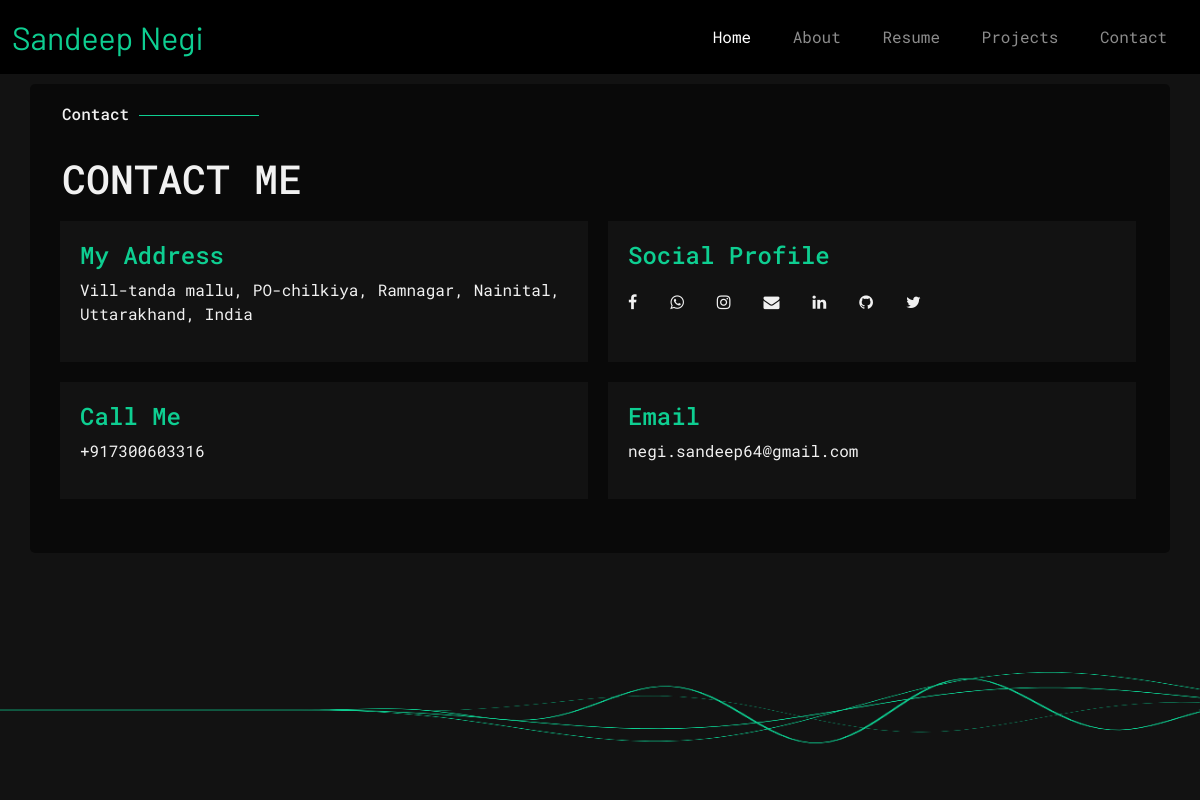
Screenshot of /c/ with the database file from the repository.
### portfolio/models.py (models this page shows, shortened)
class PersonalInformation(models.Model):
    user = models.ForeignKey(User, on_delete=models.CASCADE, related_name='user_personal_info')
    nickname = models.CharField(max_length=255)
    nickname_active = models.BooleanField(default=True)
    profession = models.CharField(max_length=255)
    date_of_birth = models.DateField()
    about = models.TextField()
    address = models.CharField(max_length=100)
    city = models.CharField(max_length=100)
    district = models.CharField(max_length=100)
    state = models.CharField(max_length=100)
    country = models.CharField(max_length=100)
    is_active = models.BooleanField(default=True)
    created_at = models.DateTimeField(auto_now_add=True)
    updated_at = models.DateTimeField(auto_now=True)

class ContactInformation(models.Model):
    user = models.ForeignKey(User, on_delete=models.CASCADE, related_name='user_contact_info')
    contact_type = models.CharField(choices=CONTACT_TYPE,default=WHATSAPP, max_length=20)
    contact_detail = models.CharField(max_length=255)

### portfolio/views.py (the view)
# urls.py: path('c/', contact, name='contact'),
def contact(request, uname='sandeepnegi'):
    user_detail = User.objects.filter(username=uname).values("first_name", 'last_name').first()
    personal_info = PersonalInformation.objects.filter(user__username=uname).values('address','city', 'district', 'state', 'country').first()
    contact_info = ContactInformation.objects.filter(user__username=uname).values()
    context = {
        "uname": uname,
        "user_detail": user_detail,
        "contact_info": contact_info ,
        "personal_info": personal_info
    }
    print(context)
    return render(request, 'portfolio/contact.html', context)

### portfolio/templates/portfolio/contact.html (shortened to what this page needs)
{% extends "portfolio/base.html" %} {% load static %} {% block content %}
{%block style %}
<link
  rel="stylesheet"
  type="text/css"
  media="screen"
  href="{%static 'css/contact.css' %}"
/>
{% endblock style%}
<div class="content-section container">
  <div class="container pb-4">
    <h6>Contact</h6>
    <h1 class="text-uppercase">Contact Me</h1>
    <div class="row">
      <div class="col-md-6 bg-style">
        <h4 class="highlighter">My Address</h4>
        <p>
          {{personal_info.address}}, {{personal_info.city}},
          {{personal_info.district}}, {{personal_info.state}},
          {{personal_info.country}}
        </p>
      </div>
      <div class="col-md-6 bg-style">
        <h4 class="highlighter">Social Profile</h4>
        <div class="social-navbar">
          {% for contact in contact_info %}
          <div class="nav-item">
            <a
              href="{% if 'http' in contact.contact_detail %}{{contact.contact_detail}}{% else %} https://{{contact.contact_detail}}{% endif %}"
              target="_blank"
              ><i class="fa fa-{{contact.contact_type}}" aria-hidden="true"></i
            ></a>
          </div>
          {% endfor %}
        </div>
      </div>
    </div>
    <div class="row">
      <div class="col-md-6 bg-style">
        <h4 class="highlighter">Call Me</h4>
        {% for contact in contact_info %}
        {% if 'whatsapp' in contact.contact_type %}<p>{{contact.contact_detail}}</p>{% endif %}
        {% endfor %}
      </div>
      <div class="col-md-6 bg-style">
        <h4 class="highlighter">Email</h4>
        {% for contact in contact_info %}
        {% if 'envelope' in contact.contact_type %}<p>{{contact.contact_detail}}</p>{% endif %}
        {% endfor %}
      </div>
    </div>
  </div>
</div>
 {% endblock %}

### portfolio/templates/portfolio/base.html (shortened to what this page needs)
{% load static %}
<!DOCTYPE html>
<html>
  <head>
    <link
      href="https://cdn.jsdelivr.net/npm/bootstrap@5.1.1/dist/css/bootstrap.min.css"
      rel="stylesheet"
    />
    <link
      rel="stylesheet"
      href="https://cdnjs.cloudflare.com/ajax/libs/font-awesome/4.7.0/css/font-awesome.min.css"
    />
    <link
      rel="stylesheet"
      type="text/css"
      media="screen"
      href="{%static 'css/base.css' %}"
    />
    {% block style %} {% endblock style%}
  </head>
  <body>
    <nav class="navbar navbar-expand-lg navbar-dark sticky-top bg-dark">
      <div class="container-fluid">
        <a class="navbar-brand heading1" href="{%url 'home' uname %}"
          >{{user_detail.first_name}} {{user_detail.last_name}}</a
        >
        <div class="collapse navbar-collapse" id="navbarNavDropdown">
          <ul class="navbar-nav">
            <li class="nav-item">
              <a
                class="nav-link active"
                aria-current="page"
                href="{%url 'home' uname %}"
                >Home</a
              >
            </li>
            <li class="nav-item">
              <a class="nav-link" href="{%url 'about' uname %}">About</a>
            </li>
            <li class="nav-item">
              <a class="nav-link" href="{%url 'resume' uname %}">Resume</a>
            </li>
            <li class="nav-item">
              <a class="nav-link" href="{%url 'projects' uname %}">Projects</a>
            </li>
            <li class="nav-item">
              <a class="nav-link" href="{%url 'contact' uname %}">Contact</a>
            </li>
          </ul>
        </div>
      </div>
    </nav>
    <main>{% block content %} {% endblock %}</main>
    <canvas id="waves"></canvas>
  </body>
</html>

### portfolio/static/css/base.css (style rules this page uses)
:root { --textPrimary: #0ece91; --textSecondary: #f1f1f1; --backgroundPrimary: #121212; --backgroundSecondary: rgba(0, 0, 0, 0.5); }
body { font-family: "Roboto Mono", monospace; background-color: var(--backgroundPrimary); color: var(--textSecondary); }
h6 { padding-bottom: 1.5rem; }
.container h6::after { content: ""; width: 120px; height: 1px; display: inline-block; background: var(--textPrimary); margin: 4px 10px; }
.bg-dark { background-color: rgba(0, 0, 0, 1) !important; }
.heading1 { font-family: "Barlow", sans-serif !important; font-size: xx-large; color: var(--textPrimary) !important; }
.navbar-nav .nav-item { padding: 0 0.8rem; }
a { text-decoration: none; color: var(--textSecondary); }
.content-section { padding: 20px; width: 100%; border-radius: 5px; background: var( --backgroundSecondary ); color: var(--textSecondary); margin: 10px auto; animation-duration: 1s; animation-timing-function: ease-in-out; animation-delay: 0s; animation-iteration-count: 1; animation-name: slideInBottom; }
nav { animation-duration: 0.4s; animation-timing-function: ease-in-out; animation-delay: 0s; animation-iteration-count: 1; animation-name: slideInTop; }
.navbar-expand-lg .navbar-collapse { justify-content: flex-end; align-self: stretch; }
#waves { bottom: 0; position: fixed; z-index: -1; }
.highlighter { color: var(--textPrimary); }
@media only screen and (min-width: 960px) { #waves { width: 100%; } }

### portfolio/static/css/contact.css (style rules this page uses)
.bg-style { padding: 20px; margin: 10px 10px; background-color: var(--backgroundPrimary); width: 48%; }
.social-navbar { display: flex; flex-direction: row; justify-content: space-between; margin: 20px 0 0 0; width: 60%; }
.social-navbar .nav-item { padding: 0; border-radius: 10px; }

### rows the page displays
PersonalInformation: address "Vill-tanda mallu, PO-chilkiya", city "Ramnagar", district "Nainital"
ContactInformation: contact_detail "+917300603316"
ContactInformation: contact_detail "negi.sandeep64@gmail.com"

### other values shown
{{ user_detail.first_name }} "Sandeep"
{{ user_detail.last_name }} "Negi"
{{ personal_info.state }} "Uttarakhand"
{{ personal_info.country }} "India"
